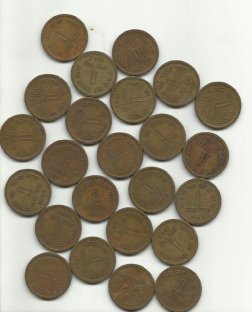
#> input picture notebooks/image-seg-opencv/coins.jpg, 252 x 312 px
$ jupyter execute image-seg-opencv.ipynb
#> lines starting #> are read from the running program, lines starting #| are printed output that depends on the picture; after the words box and inside, x2 and y2 are one past the last pixel; in counts of white or black regions, pixels touching at a corner belong together
# Image segmentation using OpenCV

[cell 1]
import numpy as np
import cv2 as cv
from matplotlib import pyplot as plt
import os

## Tutorial
https://docs.opencv.org/4.x/d3/db4/tutorial_py_watershed.html

[cell 2]
img = cv.imread('coins.jpg')
#> img is the input picture: shape (312, 252, 3); mean B, G, R 136.3, 153.2, 161.4

image_rgb = cv.cvtColor(img, cv.COLOR_BGR2RGB)

plt.imshow(image_rgb)
plt.show()

[cell 3]
gray = cv.cvtColor(img,cv.COLOR_BGR2GRAY)
ret, thresh = cv.threshold(gray,0,255,cv.THRESH_BINARY_INV+cv.THRESH_OTSU)
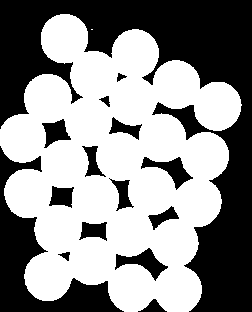
#> thresh: shape (312, 252); 55.9% white; 15 black regions, largest, box (x1, y1, x2, y2) and area: (0, 0, 252, 312) 24925, (0, 146, 124, 312) 5653, (115, 248, 168, 281) 657
#> ret = 162
plt.imshow(gray)
plt.show()

[cell 4]
# noise removal
kernel = np.ones((3,3),np.uint8)
opening = cv.morphologyEx(thresh,cv.MORPH_OPEN,kernel, iterations = 2)
#> opening: shape (312, 252); 55.9% white; 15 black regions, largest, box (x1, y1, x2, y2) and area: (0, 0, 252, 312) 24935, (0, 146, 124, 312) 5653, (115, 248, 168, 281) 657

# sure background area
sure_bg = cv.dilate(opening,kernel,iterations=3)
#> sure_bg: shape (312, 252); 66.1% white; 17 black regions (5 under 20 px), largest, box (x1, y1, x2, y2) and area: (0, 0, 252, 312) 21098, (0, 155, 116, 312) 4232, (175, 109, 199, 133) 203

# Finding sure foreground area
dist_transform = cv.distanceTransform(opening,cv.DIST_L2,5)
ret, sure_fg = cv.threshold(dist_transform,0.7*dist_transform.max(),255,0)
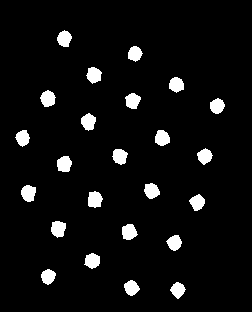
#> sure_fg: shape (312, 252) float32; 5.6% white; 24 white regions, largest, box (x1, y1, x2, y2) and area: (88, 191, 103, 208) 198, (21, 185, 36, 202) 196, (51, 221, 66, 238) 196
#> ret = 16.78

# Finding unknown region
sure_fg = np.uint8(sure_fg)
unknown = cv.subtract(sure_bg,sure_fg)

# Plot results

fig, axarr = plt.subplots(1,3, figsize=(10, 8))
axarr[0].imshow(sure_bg)
axarr[0].set_title("Sure background")
axarr[1].imshow(sure_fg)
axarr[1].set_title("Sure foreground")
axarr[2].imshow(unknown)
axarr[2].set_title("Unknown region")

plt.show()

[cell 5]
# Marker labelling
ret, markers = cv.connectedComponents(sure_fg)
#> markers: shape (312, 252) int32; 25 distinct labels, from 0 to 24
#> ret = 25

# Add one to all labels so that sure background is not 0, but 1
markers = markers+1
#> markers: shape (312, 252) int32; 25 distinct labels, from 1 to 25

# Now, mark the region of unknown with zero
markers[unknown==255] = 0
#> markers: shape (312, 252) int32; 26 distinct labels, from 0 to 25

plt.imshow(markers)
plt.show()

[cell 6]
markers = cv.watershed(img,markers)
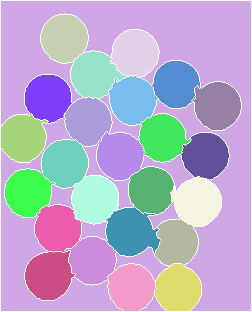
#> markers: shape (312, 252) int32; 26 distinct labels, from -1 to 25; one colour per label, 0 black, -1 white
img[markers == -1] = [255,0,0]
#> img: shape (312, 252, 3); 5.06% of pixels changed, all inside (x1, y1, x2, y2) = (0, 0, 252, 312)

plt.imshow(markers)
plt.show()

## Load image from dataset

[cell 7]
def video_to_frames(video, path_output_dir):
    # extract frames from a video and save to directory as 'x.png' where
    # x is the frame index
#> called with video = './7393438831816789137_r1.mp4', path_output_dir = './frames'
    vidcap = cv.VideoCapture(video)
    count = 0
    while vidcap.isOpened():
        success, image = vidcap.read()
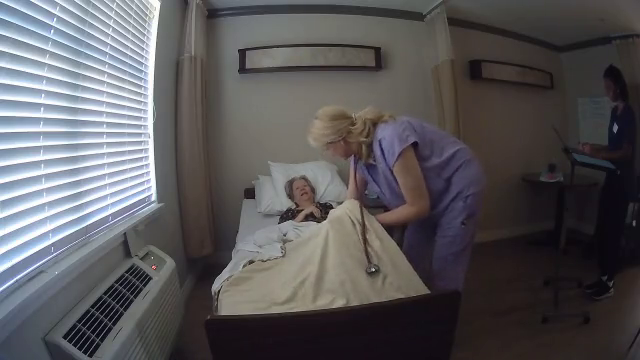
#> input picture frame 60 of notebooks/image-seg-opencv/7393438831816789137_r1.mp4, 640 x 360 px
#> image is the input picture: shape (360, 640, 3); mean B, G, R 90.2, 87.6, 89.3
        if success:
            cv.imwrite(os.path.join(path_output_dir, '%d.png') % count, image)
            count += 1
        # Grab one image
        if count > 0:
            break
        else:
            break
    cv.destroyAllWindows()
    vidcap.release()

# Predict a specified video from a directory

specified_vid = "7393438831816789137_r1.mp4"

video_to_frames(f'./{specified_vid}', './frames')

[cell 8]
new_img = cv.imread('./frames/0.png')
new_image_rgb = cv.cvtColor(new_img, cv.COLOR_BGR2RGB)

plt.imshow(new_image_rgb)
plt.show()

[cell 9]
gray = cv.cvtColor(new_img,cv.COLOR_BGR2GRAY)
#> gray: shape (360, 640)
ret, thresh = cv.threshold(gray,0,255,cv.THRESH_BINARY_INV+cv.THRESH_OTSU)
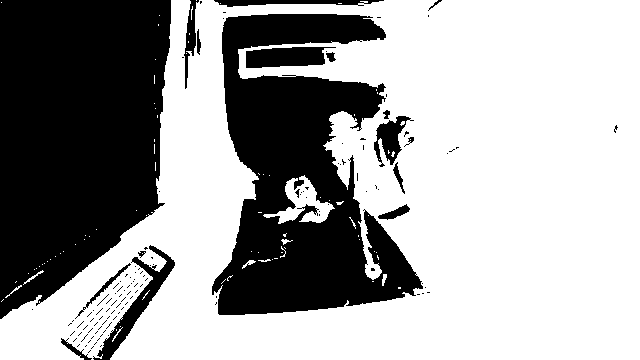
#> thresh: shape (360, 640); 63% white; 129 black regions (111 under 20 px), largest, box (x1, y1, x2, y2) and area: (0, 0, 171, 319) 43561, (212, 14, 423, 315) 34920, (93, 245, 175, 360) 1785
#> ret = 101
plt.imshow(gray)
plt.show()

[cell 10]
# noise removal
kernel = np.ones((3,3),np.uint8)
opening = cv.morphologyEx(thresh,cv.MORPH_OPEN,kernel, iterations = 2)
#> opening: shape (360, 640); 61.5% white; 27 black regions (20 under 20 px), largest, box (x1, y1, x2, y2) and area: (0, 0, 171, 319) 43762, (212, 14, 430, 315) 38057, (61, 245, 175, 360) 4031

# sure background area
sure_bg = cv.dilate(opening,kernel,iterations=3)
#> sure_bg: shape (360, 640); 67.1% white; 16 black regions (10 under 20 px), largest, box (x1, y1, x2, y2) and area: (0, 0, 168, 314) 42232, (215, 17, 419, 312) 31240, (96, 267, 167, 360) 1399, (377, 119, 403, 162) 475, (222, 0, 368, 3) 224, (188, 19, 197, 53) 163

# Finding sure foreground area
dist_transform = cv.distanceTransform(opening,cv.DIST_L2,5)
#> dist_transform: shape (360, 640) float32
ret, sure_fg = cv.threshold(dist_transform,0.7*dist_transform.max(),255,0)
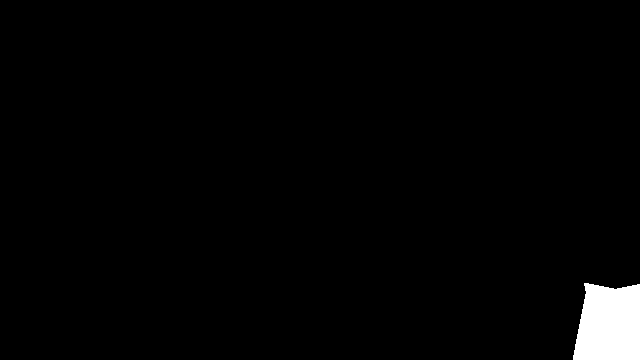
#> sure_fg: shape (360, 640) float32; 1.9% white; 1 white region, box (x1, y1, x2, y2) and area: (573, 283, 640, 360) 4469
#> ret = 156.2

# Finding unknown region
sure_fg = np.uint8(sure_fg)
unknown = cv.subtract(sure_bg,sure_fg)
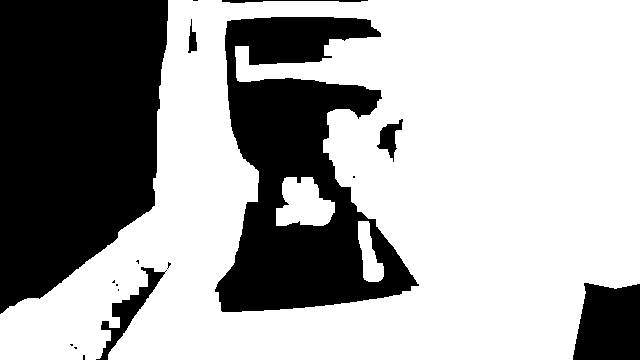
#> unknown: shape (360, 640); 65.2% white; 17 black regions (10 under 20 px), largest, box (x1, y1, x2, y2) and area: (0, 0, 168, 314) 42232, (215, 17, 419, 312) 31240, (573, 283, 640, 360) 4469

# Plot results

fig, axarr = plt.subplots(1,3, figsize=(10, 8))
axarr[0].imshow(sure_bg)
axarr[0].set_title("Sure background")
axarr[1].imshow(sure_fg)
axarr[1].set_title("Sure foreground")
axarr[2].imshow(unknown)
axarr[2].set_title("Unknown region")

plt.show()

[cell 11]
# Marker labelling
ret, markers = cv.connectedComponents(sure_fg)
#> ret = 2

# Add one to all labels so that sure background is not 0, but 1
markers = markers+1

# Now, mark the region of unknown with zero
markers[unknown==255] = 0
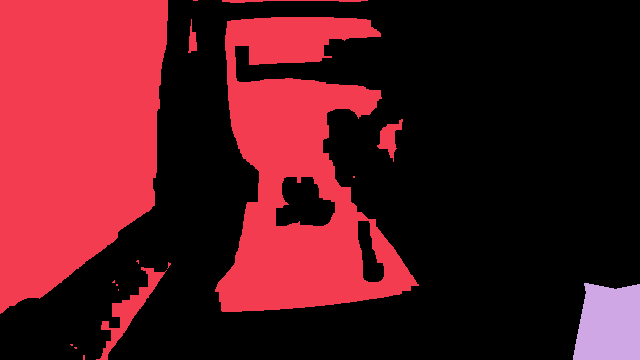
#> markers: shape (360, 640) int32; 3 distinct labels, from 0 to 2; one colour per label, 0 black

plt.imshow(markers)
plt.show()

[cell 12]
markers = cv.watershed(new_img, markers)
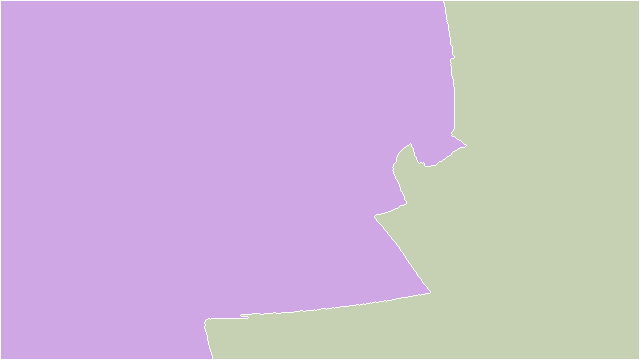
#> markers: shape (360, 640) int32; 3 distinct labels, from -1 to 2; one colour per label, 0 black, -1 white
new_img[markers == -1] = [255,0,0]
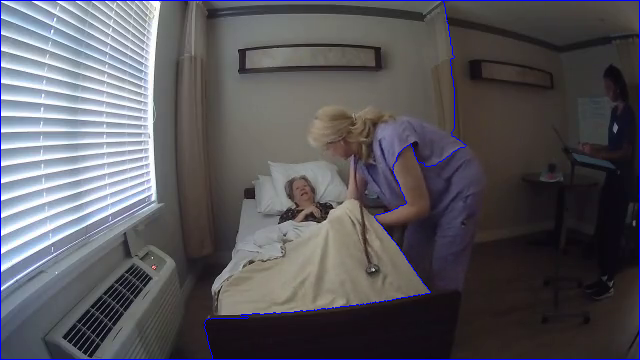
#> new_img: shape (360, 640, 3); 1.16% of pixels changed, all inside (x1, y1, x2, y2) = (0, 0, 640, 360)

plt.imshow(markers)
plt.show()
